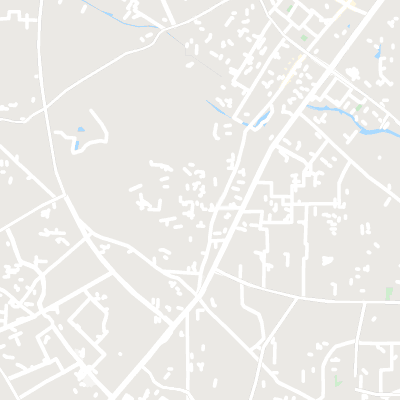
#> input picture a_star/Debug/snazzy-image-2.png, 400 x 400 px
$ python image_binary.py   (Python 2 division)
#> lines starting #> are read from the running program, lines starting #| are printed output that depends on the picture; after the words box and inside, x2 and y2 are one past the last pixel; in counts of white or black regions, pixels touching at a corner belong together
import cv2
import numpy as np
from matplotlib import pyplot as plt

img = cv2.imread('./snazzy-image-2.png',0)
#> img: shape (400, 400); min 207, max 255, mean 236.9
ret,thresh1 = cv2.threshold(img,150,200,cv2.THRESH_BINARY)
#> thresh1: shape (400, 400); every value is 200
ret,thresh2 = cv2.threshold(img,127,255,cv2.THRESH_BINARY_INV)
#> thresh2: shape (400, 400); every value is 0
ret,thresh3 = cv2.threshold(img,127,255,cv2.THRESH_TRUNC)
#> thresh3: shape (400, 400); every value is 127
ret,thresh4 = cv2.threshold(img,250,255,cv2.THRESH_TOZERO)
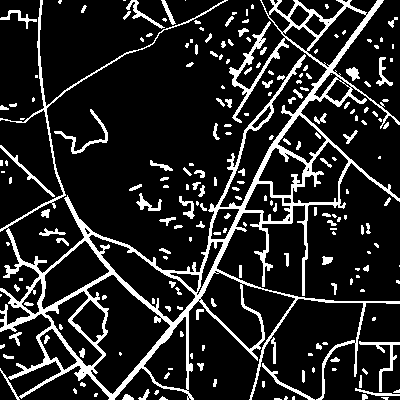
#> thresh4: shape (400, 400); 14.9% white; 210 white regions (101 under 20 px), largest, box (x1, y1, x2, y2) and area: (0, 0, 400, 400) 16825, (359, 341, 400, 392) 338, (54, 109, 108, 154) 330
ret,thresh5 = cv2.threshold(img,250,255,cv2.THRESH_TOZERO_INV)
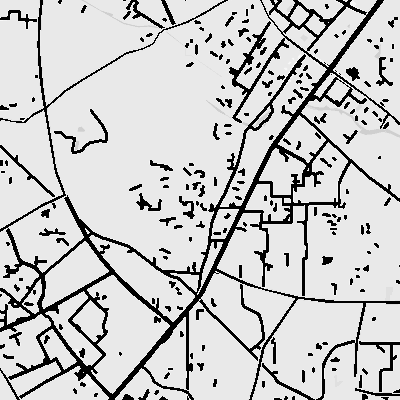
#> thresh5: shape (400, 400); min 0, max 249, mean 198.9

titles = ['Original Image','BINARY','BINARY_INV','TRUNC','TOZERO','TOZERO_INV']
images = [img, thresh1, thresh2, thresh3, thresh4, thresh5]

# [6 lines of commented-out code are left out]

cv2.imwrite('./binary-2.bmp',thresh4);

s = '#ifndef IMGAE__H\n#define IMAGE__H\n\n#define IMAGE_WIDTH ('
s += str(thresh4.shape[0])
s += ')\n#define IMAGE_HEIGHT ('
s += str(thresh4.shape[1])
s += ')\n\nunsigned char image [IMAGE_WIDTH][IMAGE_WIDTH]={'
# access pixels and print for C array
print thresh4.shape[0], thresh4.shape[1]
#| 400 400
for i in range(0,thresh4.shape[0]):
	s += '{'
	for j in range(0,thresh4.shape[1]):
		if thresh4[i,j]>250 :
			s += '1'
		else:
			s += '0'

		if j==(thresh4.shape[1]-1): #or j==(thresh4.shape[1]):
			s += ''
		else:
			s+= ','
		#print s
	if i==(thresh4.shape[0]-1):
		s += '}\n'
	else:
		s += '},\n'

s += '};\n#endif'
file1 = open("../image2.h","w")
print '../image2.h overwritten'
file1.write(s)
file1.close()
#print s
